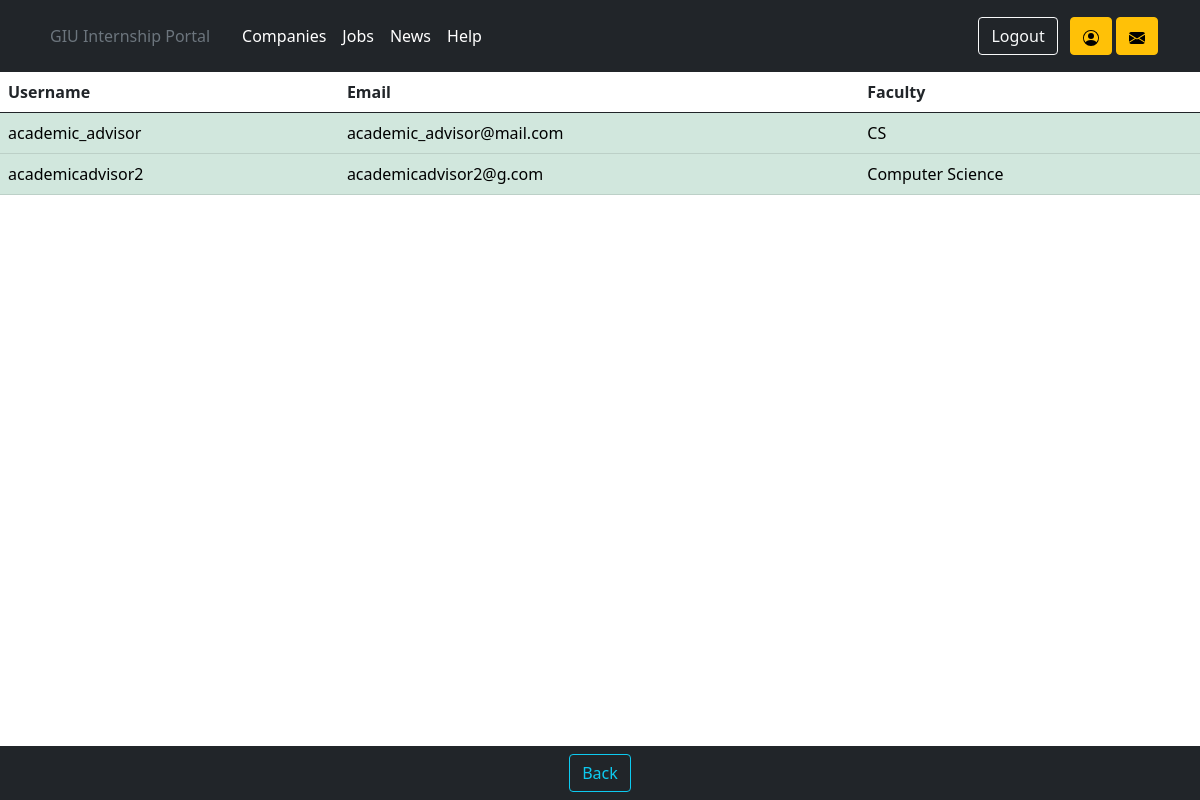
The app's page /coclistacademicadvisor/ (signed in) with its own data.
### users/models.py (models this page shows, shortened)
class AcademicAdvisor(models.Model):
    fac_choices = (
        ('Engineering', 'Engineering'),
        ('Computer Science', 'Computer Science'),
        ('Business', 'Business'),
        ('Design', 'Design'),
        ('Architecture', 'Architecture'),
        ('Biotechnology', 'Biotechnology'),
        ('Pharmaceutical', 'Pharmaceutical')
    )
    user = models.OneToOneField(User, on_delete=models.CASCADE, primary_key=True)
    faculty = models.CharField(max_length=20, choices=fac_choices)

class User(AbstractUser):
    is_student = models.BooleanField(default=False)
    is_employer = models.BooleanField(default=False)
    is_admin = models.BooleanField(default=False)
    is_faculty_representative = models.BooleanField(default=False)
    is_academic_advisor = models.BooleanField(default=False)
    is_career_office_coordinator = models.BooleanField(default=False)
    password = models.CharField(null=True, blank=True, max_length=500)

### portal/views.py (the view)
# urls.py: path('coclistacademicadvisor/', views.ListAcademicAdvisorCOC.as_view(), name='list_academic_advisor_coc'),
class ListAcademicAdvisorCOC(LoginRequiredMixin, UserPassesTestMixin, ListView):
    model = models.AcademicAdvisor
    template_name = 'portal/list_academic_advisors_by_coc.html'
    context_object_name = 'coc_list_academic_advisor_view'
    login_url = 'login'
    def test_func(self):
        return self.request.user.is_career_office_coordinator

### templates/portal/list_academic_advisors_by_coc.html (shortened to what this page needs)
{% extends 'userprofiles/profile_base.html' %}
{% block navitems %}
    <button onclick="history.back()" class="btn btn-outline-info ml-2" type="button">Back</button>
{% endblock navitems %}
{% block profile_body %}
    <table class="table">
        <thead>
        <tr>
            <th scope="col">Username</th>
            <th scope="col">Email</th>
            <th scope="col">Faculty</th>
        </tr>
        </thead>
        <tbody>
        {% for aa in coc_list_academic_advisor_view %}
            <tr class="table-success">
                <td>{{ aa.user.username }}</td>
                <td>{{ aa.user.email }}</td>
                <td>{{ aa.faculty }}</td>
            </tr>
        {% endfor %}
        </tbody>
    </table>
{% endblock profile_body %}

### records on screen
AcademicAdvisor: user.username "academic_advisor", user.email "academic_advisor@mail.com", faculty "CS"
AcademicAdvisor: user.username "academicadvisor2", user.email "academicadvisor2@g.com", faculty "Computer Science"
